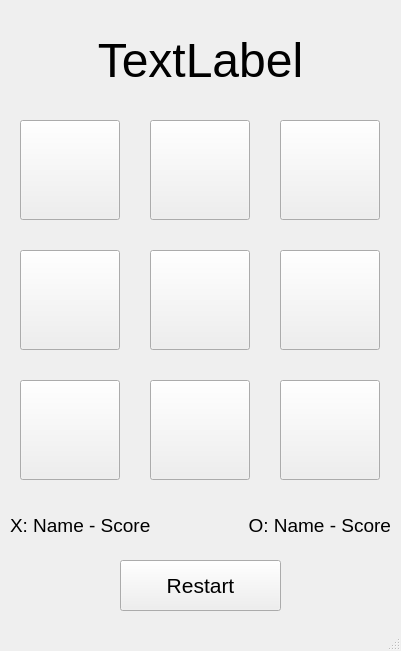
<?xml version="1.0" encoding="UTF-8"?>
<ui version="4.0">
 <class>MainWindow</class>
 <widget class="QMainWindow" name="MainWindow">
  <property name="geometry">
   <rect>
    <x>0</x>
    <y>0</y>
    <width>401</width>
    <height>651</height>
   </rect>
  </property>
  <property name="windowTitle">
   <string>MainWindow</string>
  </property>
  <widget class="QWidget" name="centralwidget">
   <widget class="QPushButton" name="pushButton_1">
    <property name="geometry">
     <rect>
      <x>20</x>
      <y>120</y>
      <width>100</width>
      <height>100</height>
     </rect>
    </property>
    <property name="font">
     <font>
      <pointsize>48</pointsize>
      <weight>75</weight>
      <bold>true</bold>
     </font>
    </property>
    <property name="text">
     <string/>
    </property>
   </widget>
   <widget class="QPushButton" name="pushButton_4">
    <property name="geometry">
     <rect>
      <x>150</x>
      <y>120</y>
      <width>100</width>
      <height>100</height>
     </rect>
    </property>
    <property name="font">
     <font>
      <pointsize>48</pointsize>
      <weight>75</weight>
      <bold>true</bold>
     </font>
    </property>
    <property name="text">
     <string/>
    </property>
   </widget>
   <widget class="QPushButton" name="pushButton_7">
    <property name="geometry">
     <rect>
      <x>280</x>
      <y>120</y>
      <width>100</width>
      <height>100</height>
     </rect>
    </property>
    <property name="font">
     <font>
      <pointsize>48</pointsize>
      <weight>75</weight>
      <bold>true</bold>
     </font>
    </property>
    <property name="text">
     <string/>
    </property>
   </widget>
   <widget class="QPushButton" name="pushButton_2">
    <property name="geometry">
     <rect>
      <x>20</x>
      <y>250</y>
      <width>100</width>
      <height>100</height>
     </rect>
    </property>
    <property name="font">
     <font>
      <pointsize>48</pointsize>
      <weight>75</weight>
      <bold>true</bold>
     </font>
    </property>
    <property name="text">
     <string/>
    </property>
   </widget>
   <widget class="QPushButton" name="pushButton_5">
    <property name="geometry">
     <rect>
      <x>150</x>
      <y>250</y>
      <width>100</width>
      <height>100</height>
     </rect>
    </property>
    <property name="font">
     <font>
      <pointsize>48</pointsize>
      <weight>75</weight>
      <bold>true</bold>
     </font>
    </property>
    <property name="text">
     <string/>
    </property>
   </widget>
   <widget class="QPushButton" name="pushButton_8">
    <property name="geometry">
     <rect>
      <x>280</x>
      <y>250</y>
      <width>100</width>
      <height>100</height>
     </rect>
    </property>
    <property name="font">
     <font>
      <pointsize>48</pointsize>
      <weight>75</weight>
      <bold>true</bold>
     </font>
    </property>
    <property name="text">
     <string/>
    </property>
   </widget>
   <widget class="QPushButton" name="pushButton_3">
    <property name="geometry">
     <rect>
      <x>20</x>
      <y>380</y>
      <width>100</width>
      <height>100</height>
     </rect>
    </property>
    <property name="font">
     <font>
      <pointsize>48</pointsize>
      <weight>75</weight>
      <bold>true</bold>
     </font>
    </property>
    <property name="text">
     <string/>
    </property>
   </widget>
   <widget class="QPushButton" name="pushButton_6">
    <property name="geometry">
     <rect>
      <x>150</x>
      <y>380</y>
      <width>100</width>
      <height>100</height>
     </rect>
    </property>
    <property name="font">
     <font>
      <pointsize>48</pointsize>
      <weight>75</weight>
      <bold>true</bold>
     </font>
    </property>
    <property name="text">
     <string/>
    </property>
   </widget>
   <widget class="QPushButton" name="pushButton_9">
    <property name="geometry">
     <rect>
      <x>280</x>
      <y>380</y>
      <width>100</width>
      <height>100</height>
     </rect>
    </property>
    <property name="font">
     <font>
      <pointsize>48</pointsize>
      <weight>75</weight>
      <bold>true</bold>
     </font>
    </property>
    <property name="text">
     <string/>
    </property>
   </widget>
   <widget class="QWidget" name="verticalLayoutWidget">
    <property name="geometry">
     <rect>
      <x>10</x>
      <y>500</y>
      <width>381</width>
      <height>51</height>
     </rect>
    </property>
    <layout class="QHBoxLayout" name="horizontalLayout">
     <item>
      <widget class="QLabel" name="label_1">
       <property name="font">
        <font>
         <pointsize>14</pointsize>
        </font>
       </property>
       <property name="text">
        <string>X: Name - Score</string>
       </property>
      </widget>
     </item>
     <item>
      <widget class="QLabel" name="label_2">
       <property name="font">
        <font>
         <pointsize>14</pointsize>
        </font>
       </property>
       <property name="text">
        <string>O: Name - Score</string>
       </property>
       <property name="alignment">
        <set>Qt::AlignRight|Qt::AlignTrailing|Qt::AlignVCenter</set>
       </property>
      </widget>
     </item>
    </layout>
   </widget>
   <widget class="QLabel" name="label_status">
    <property name="geometry">
     <rect>
      <x>30</x>
      <y>20</y>
      <width>341</width>
      <height>81</height>
     </rect>
    </property>
    <property name="font">
     <font>
      <pointsize>36</pointsize>
     </font>
    </property>
    <property name="text">
     <string>TextLabel</string>
    </property>
    <property name="alignment">
     <set>Qt::AlignCenter</set>
    </property>
   </widget>
   <widget class="QPushButton" name="pushButton">
    <property name="geometry">
     <rect>
      <x>120</x>
      <y>560</y>
      <width>161</width>
      <height>51</height>
     </rect>
    </property>
    <property name="font">
     <font>
      <pointsize>16</pointsize>
     </font>
    </property>
    <property name="text">
     <string>Restart</string>
    </property>
   </widget>
  </widget>
  <widget class="QMenuBar" name="menubar">
   <property name="geometry">
    <rect>
     <x>0</x>
     <y>0</y>
     <width>401</width>
     <height>20</height>
    </rect>
   </property>
  </widget>
  <widget class="QStatusBar" name="statusbar"/>
 </widget>
 <resources/>
 <connections/>
</ui>
